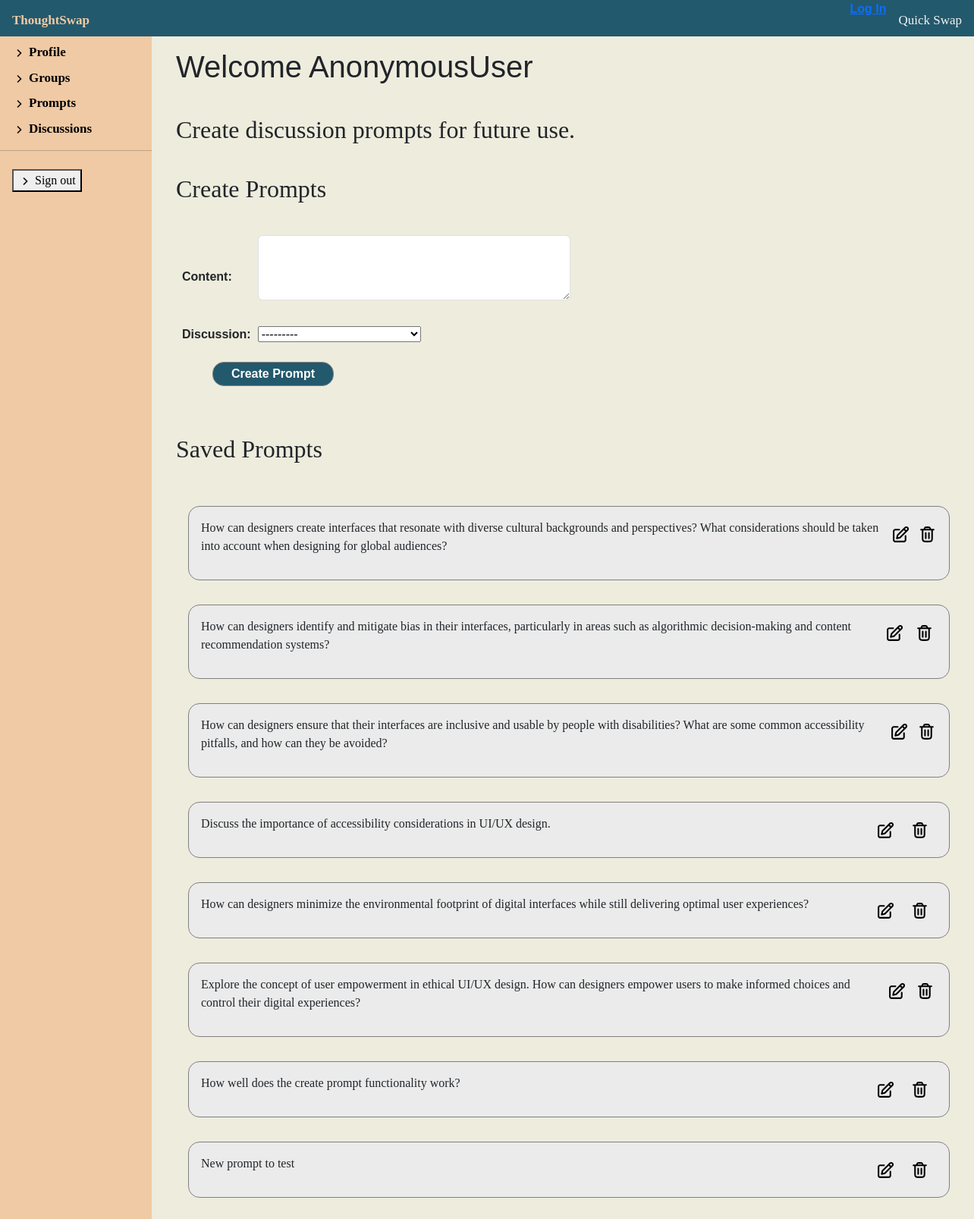
The app's page /discussion/2/prompts, older data.
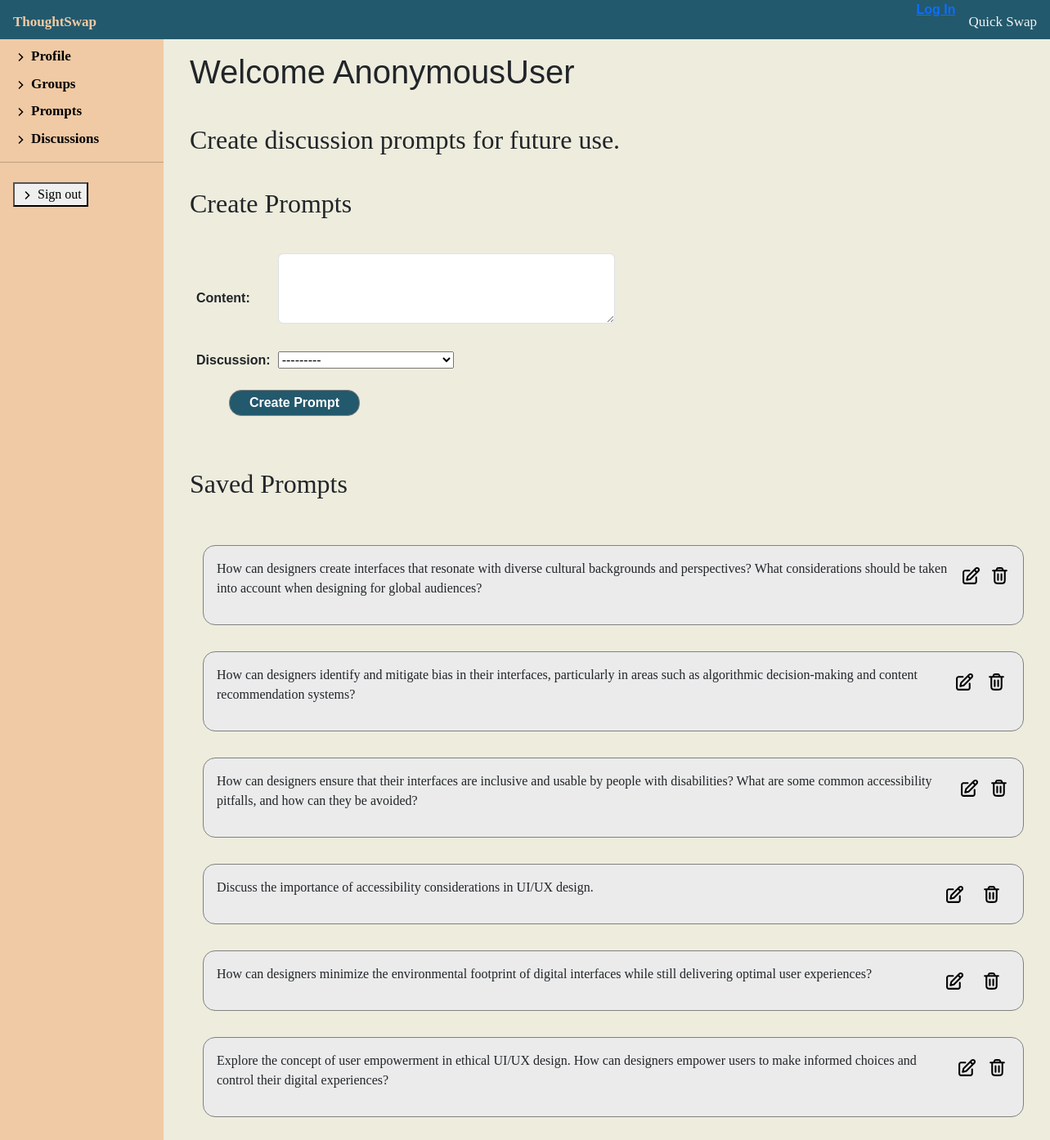
The same page, newer data.
### discussion/models.py (models this page shows, shortened)
class Prompt(models.Model):
    id = models.AutoField(primary_key=True)
    content = models.TextField(
        max_length=1000, help_text='Enter a prompt for the discussion', blank=False, null=False)
    discussion = models.ForeignKey(
        'Discussion', on_delete=models.SET_NULL, null=True, blank=True)
    author = models.ForeignKey('Facilitator', on_delete=models.SET_NULL, null=True)
    def __str__(self):
        return f'{self.content}'

### discussion/views.py (the view)
# urls.py: path('<int:pk>/prompts', views.FacilitatorPromptView.as_view(), name='facilitator-prompts'),
class FacilitatorPromptView(CreateView):
    model = Facilitator
    form_class = PromptModelForm
    template_name = 'discussion/profile/prompt_display.html'
    def get_context_data(self, **kwargs):
        context = super(FacilitatorPromptView,
                        self).get_context_data(**kwargs)
        pk = self.kwargs['pk']
        context['facilitator'] = Facilitator.objects.get(
            pk=pk)
        facilitator = get_object_or_404(Facilitator, pk=pk)
        form = PromptModelForm(initial={'content': None, 'discussion': None})
        context['form'] = form
        return context

### discussion/forms.py
class PromptModelForm(ModelForm):
    class Meta:
        model = Prompt
        fields = ['content', 'discussion']
    def __init__(self, *args, **kwargs):
        super().__init__(*args, **kwargs)
        self.fields['content'].widget.attrs.update({'class': 'form-control', 'rows': 3})

### discussion/models.py (called while the page is built)
    def __str__(self):
        return self.name

### discussion/templates/discussion/profile/prompt_display.html (shortened to what this page needs)
{% extends "discussion/profile/facilitator_profile.html" %}
{% block profileContent %}
<div class="facilitator-profile">
    <h1 class="discussion-header">Welcome {{ user }}</h1>
    <h2 class="discussion-header">Create discussion prompts for future use.</h2>
    <div class="profile-container" id="create-prompt">
        <h2 class="discussion-header">Create Prompts</h2>
        <div class="response-board">
            <form action="{% url 'create-prompt' pk=facilitator.pk %}" method="post">
                <table>
                    {{ form.as_table }}
                </table>
                <button class="create-group-btn" type="submit">Create Prompt</button>
            </form>
        </div>
        <h2 class="discussion-header">Saved Prompts</h2>
        <div class="response-board">
            {% for prompt in facilitator.prompt_set.all %}
            <div class="prompt-crud">
                <p class="prompt-content">{{ prompt }}</p>
                <div class="prompt-ud">
                    <div class="tip-container">
                        <a class="ud-button edit-group"
                            href="{% url 'change-prompt' pk=facilitator.id id=prompt.id %}"><img
                                src="/static//media/edit-svgrepo-com.svg" alt="edit prompt button">
                            <span class="ud-tool">Edit Prompt</span></a>
                    </div>
                    <div class="tip-container">
                        <a class="ud-button delete-group" href="{% url 'prompt-delete' facilitator_pk=facilitator.pk pk=prompt.pk %}"><img
                            src="/static/media/trash-svgrepo-com.svg" alt="delete prompt button">
                        <span class="ud-tool">Delete Prompt</span></a>
                    </div>
                </div>
            </div>
            {% endfor %}
        </div>
    </div>
</div>
{% endblock %}

Row changes from the older to the newer data that the page shows:
removed Prompt: content "How well does the create prompt functionality work?"
removed Prompt: content "New prompt to test"
